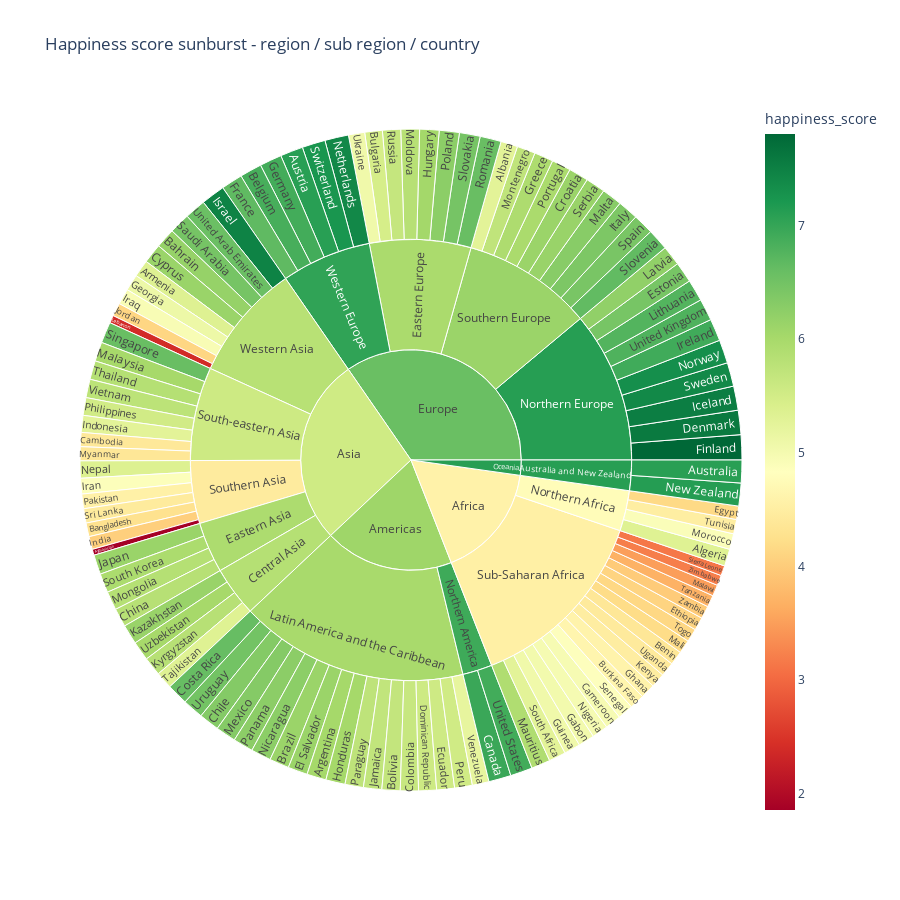

Notebook source saved alongside this figure:
### Markdown cell above
# Interactive Sunburst Chart Using Plotly express library

### Code cell
fig = px.sunburst(data_frame= df9,
                  path=["region", "sub_region", "country"],
                  values="happiness_score",
                  color="happiness_score",
                  color_continuous_scale='RdYlGn',
                  width=900, 
                  height=900,
                  title = 'Happiness score sunburst - region / sub region / country')
fig.show()

### Figure 1 — Plotly figure (JSON) as saved in the notebook; plotly's stock layout.template omitted (floating-point values rounded to 4 significant figures; data arrays with more than 128 entries replaced by an {"elided": "..."} marker saying what was removed)
{"data": [{"branchvalues": "total", "customdata": {"elided": "132x1 float values"}, "domain": {"x": [0, 1], "y": [0, 1]}, "hovertemplate": "labels=%{label}<br>happiness_score_sum=%{value}<br>parent=%{parent}<br>id=%{id}<br>happiness_score=%{color}<extra></extra>", "ids": {"elided": "132 str values"}, "labels": {"elided": "132 str values"}, "marker": {"coloraxis": "coloraxis", "colors": {"elided": "132 float values"}}, "name": "", "parents": {"elided": "132 str values"}, "type": "sunburst", "values": {"elided": "132 float values"}}], "layout": {"coloraxis": {"colorbar": {"title": {"text": "happiness_score"}}, "colorscale": [[0, "rgb(165,0,38)"], [0.1, "rgb(215,48,39)"], [0.2, "rgb(244,109,67)"], [0.3, "rgb(253,174,97)"], [0.4, "rgb(254,224,139)"], [0.5, "rgb(255,255,191)"], [0.6, "rgb(217,239,139)"], [0.7, "rgb(166,217,106)"], [0.8, "rgb(102,189,99)"], [0.9, "rgb(26,152,80)"], [1, "rgb(0,104,55)"]]}, "height": 900, "legend": {"tracegroupgap": 0}, "title": {"text": "Happiness score sunburst - region / sub region / country"}, "width": 900}}
